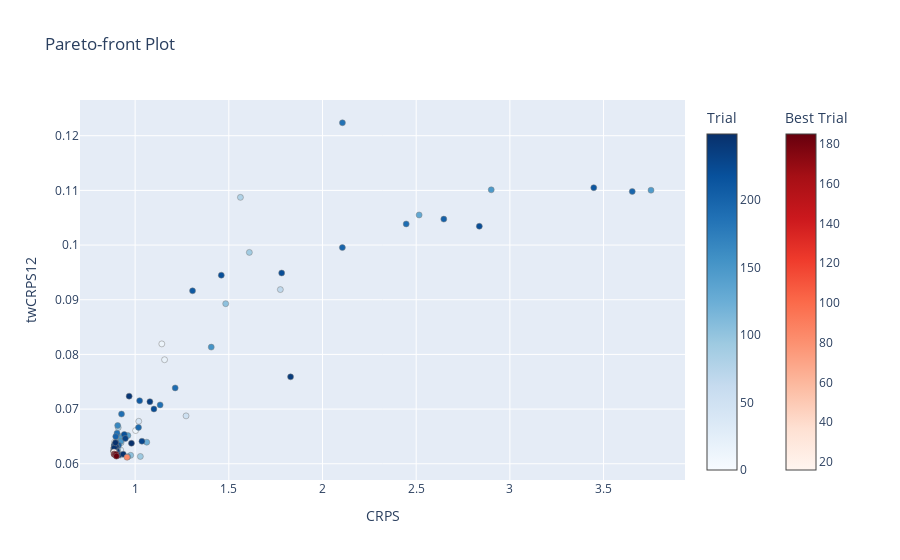

Source (notebook cell):
### Code cell
optuna.visualization.plot_pareto_front(study, target_names=['CRPS', 'twCRPS12'])

### Figure 1 — Plotly figure (JSON) as saved in the notebook; plotly's stock layout.template omitted (floating-point values rounded to 4 significant figures; data arrays with more than 128 entries replaced by an {"elided": "..."} marker saying what was removed)
{"data": [{"hovertemplate": "%{text}<extra>Trial</extra>", "marker": {"color": {"elided": "190 int values"}, "colorbar": {"title": {"text": "Trial"}}, "colorscale": [[0, "rgb(247,251,255)"], [0.125, "rgb(222,235,247)"], [0.25, "rgb(198,219,239)"], [0.375, "rgb(158,202,225)"], [0.5, "rgb(107,174,214)"], [0.625, "rgb(66,146,198)"], [0.75, "rgb(33,113,181)"], [0.875, "rgb(8,81,156)"], [1, "rgb(8,48,107)"]], "line": {"color": "Grey", "width": 0.5}}, "mode": "markers", "showlegend": false, "text": {"elided": "190 str values"}, "type": "scatter", "x": {"elided": "190 float values"}, "y": {"elided": "190 float values"}}, {"hovertemplate": "%{text}<extra>Best Trial</extra>", "marker": {"color": [16, 56, 84, 167, 174, 175, 177, 182, 185], "colorbar": {"title": {"text": "Best Trial"}, "x": 1.1, "xpad": 40}, "colorscale": [[0, "rgb(255,245,240)"], [0.125, "rgb(254,224,210)"], [0.25, "rgb(252,187,161)"], [0.375, "rgb(252,146,114)"], [0.5, "rgb(251,106,74)"], [0.625, "rgb(239,59,44)"], [0.75, "rgb(203,24,29)"], [0.875, "rgb(165,15,21)"], [1, "rgb(103,0,13)"]], "line": {"color": "Grey", "width": 0.5}}, "mode": "markers", "showlegend": false, "text": ["{<br>  \"number\": 16,<br>  \"values\": [<br>    0.8872740864753723,<br>    0.06216616928577423<br>  ],<br>  \"params\": {<br>    \"chain_function_mean\": 9.740838762394072,<br>    \"chain_function_std\": 2.2525553280046933,<br>    \"chain_function_constant\": 0.3614450801580585,<br>    \"optimizer\": \"Adam\",<br>    \"learning_rate\": 0.06543755067006281,<br>    \"forecast_distribution\": \"distr_trunc_normal\",<br>    \"perform_batching\": false,<br>    \"epochs\": 511<br>  }<br>}", "{<br>  \"number\": 56,<br>  \"values\": [<br>    0.8876388669013977,<br>    0.061799779534339905<br>  ],<br>  \"params\": {<br>    \"chain_function_mean\": 8.86543346748238,<br>    \"chain_function_std\": 0.0153188130495292,<br>    \"chain_function_constant\": 0.12907501096642482,<br>    \"optimizer\": \"SGD\",<br>    \"learning_rate\": 0.050750550753121924,<br>    \"forecast_distribution\": \"distr_trunc_normal\",<br>    \"perform_batching\": true,<br>    \"batch_size\": 111,<br>    \"epochs\": 570<br>  }<br>}", "{<br>  \"number\": 84,<br>  \"values\": [<br>    0.9566889405250549,<br>    0.061194151639938354<br>  ],<br>  \"params\": {<br>    \"chain_function_mean\": 8.961787428122632,<br>    \"chain_function_std\": 1.5232658267824235,<br>    \"chain_function_constant\": 0.0009608066730378219,<br>    \"optimizer\": \"SGD\",<br>    \"learning_rate\": 0.07228549130694825,<br>    \"forecast_distribution\": \"distr_gev\",<br>    \"perform_batching\": true,<br>    \"batch_size\": 93,<br>    \"epochs\": 59<br>  }<br>}", "{<br>  \"number\": 167,<br>  \"values\": [<br>    0.8894206881523132,<br>    0.06172030419111252<br>  ],<br>  \"params\": {<br>    \"chain_function_mean\": 9.213001357346492,<br>    \"chain_function_std\": 2.032203641711151,<br>    \"chain_function_constant\": 0.04632118073236255,<br>    \"optimizer\": \"SGD\",<br>    \"learning_rate\": 0.06633984261929472,<br>    \"forecast_distribution\": \"distr_trunc_normal\",<br>    \"perform_batching\": true,<br>    \"batch_size\": 166,<br>    \"epochs\": 318<br>  }<br>}", "{<br>  \"number\": 174,<br>  \"values\": [<br>    0.8999050259590149,<br>    0.061430491507053375<br>  ],<br>  \"params\": {<br>    \"chain_function_mean\": 10.251658446413959,<br>    \"chain_function_std\": 2.4453591339972425,<br>    \"chain_function_constant\": 0.028573999970733795,<br>    \"optimizer\": \"Adam\",<br>    \"learning_rate\": 0.0706928922299608,<br>    \"forecast_distribution\": \"distr_mixture\",<br>    \"distribution_1\": \"distr_trunc_normal\",<br>    \"distribution_2\": \"distr_gev\",<br>    \"perform_batching\": false,<br>    \"epochs\": 145<br>  }<br>}", "{<br>  \"number\": 175,<br>  \"values\": [<br>    0.8887482285499573,<br>    0.061731331050395966<br>  ],<br>  \"params\": {<br>    \"chain_function_mean\": 10.396100346338926,<br>    \"chain_function_std\": 2.8081555303410437,<br>    \"chain_function_constant\": 0.06712697107462073,<br>    \"optimizer\": \"Adam\",<br>    \"learning_rate\": 0.07384253646569386,<br>    \"forecast_distribution\": \"distr_mixture\",<br>    \"distribution_1\": \"distr_trunc_normal\",<br>    \"distribution_2\": \"distr_gev\",<br>    \"perform_batching\": false,<br>    \"epochs\": 149<br>  }<br>}", "{<br>  \"number\": 177,<br>  \"values\": [<br>    0.8932486176490784,<br>    0.06171266734600067<br>  ],<br>  \"params\": {<br>    \"chain_function_mean\": 10.396499921476815,<br>    \"chain_function_std\": 2.792503190937354,<br>    \"chain_function_constant\": 0.037497659855031854,<br>    \"optimizer\": \"Adam\",<br>    \"learning_rate\": 0.07432634803988825,<br>    \"forecast_distribution\": \"distr_mixture\",<br>    \"distribution_1\": \"distr_trunc_normal\",<br>    \"distribution_2\": \"distr_gev\",<br>    \"perform_batching\": false,<br>    \"epochs\": 250<br>  }<br>}", "{<br>  \"number\": 182,<br>  \"values\": [<br>    0.8974748253822327,<br>    0.061704471707344055<br>  ],<br>  \"params\": {<br>    \"chain_function_mean\": 11.256053803209028,<br>    \"chain_function_std\": 2.772554701758939,<br>    \"chain_function_constant\": 0.026183239771406686,<br>    \"optimizer\": \"Adam\",<br>    \"learning_rate\": 0.07138518361961059,<br>    \"forecast_distribution\": \"distr_mixture\",<br>    \"distribution_1\": \"distr_trunc_normal\",<br>    \"distribution_2\": \"distr_gev\",<br>    \"perform_batching\": false,<br>    \"epochs\": 247<br>  }<br>}", "{<br>  \"number\": 185,<br>  \"values\": [<br>    0.9003955721855164,<br>    0.061403125524520874<br>  ],<br>  \"params\": {<br>    \"chain_function_mean\": 9.723680383860225,<br>    \"chain_function_std\": 2.271575703495183,<br>    \"chain_function_constant\": 0.023013102328618504,<br>    \"optimizer\": \"Adam\",<br>    \"learning_rate\": 0.07633902097197792,<br>    \"forecast_distribution\": \"distr_mixture\",<br>    \"distribution_1\": \"distr_trunc_normal\",<br>    \"distribution_2\": \"distr_gev\",<br>    \"perform_batching\": false,<br>    \"epochs\": 146<br>  }<br>}"], "type": "scatter", "x": [0.8873, 0.8876, 0.9567, 0.8894, 0.8999, 0.8887, 0.8932, 0.8975, 0.9004], "y": [0.06217, 0.0618, 0.06119, 0.06172, 0.06143, 0.06173, 0.06171, 0.0617, 0.0614]}], "layout": {"title": {"text": "Pareto-front Plot"}, "xaxis": {"title": {"text": "CRPS"}}, "yaxis": {"title": {"text": "twCRPS12"}}}}
